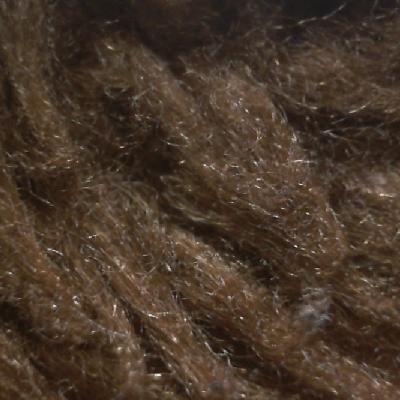
#> input picture data/Acrylic/Acr016.jpg, 400 x 400 px
$ python -i preprocessing.py   (imports and definitions only)
#> lines starting #> are read from the running program, lines starting #| are printed output that depends on the picture
import os
import cv2
import numpy as np
import shutil
from tqdm import tqdm

class FabricLBPPreprocessor:
    """
    Simple LBP preprocessing pipeline for fabric classification
    """

    def __init__(self, input_dir="data", output_dir="preprocessed_data_lbp"):
        self.input_dir = input_dir
        self.output_dir = output_dir
        self.classes = self._get_classes()

    def _get_classes(self):
        """Get fabric classes from input directory"""
        classes = [d for d in os.listdir(self.input_dir)
                  if os.path.isdir(os.path.join(self.input_dir, d))]
        classes.sort()
        return classes

    def resize_image(self, image, scale_factor=0.9):
        """Resize image 10% smaller then to 224x224"""
#> called with scale_factor = 0.9
        height, width = image.shape[:2]
#> height = 400; width = 400
        new_height = int(height * scale_factor)
#> new_height = 360
        new_width = int(width * scale_factor)
#> new_width = 360
        resized = cv2.resize(image, (new_width, new_height))
        return cv2.resize(resized, (224, 224))
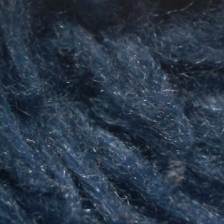
#> returned value: shape (224, 224, 3); mean of channels 0, 1, 2 72.1, 55.5, 41.9; drawn as B, G, R

    def adaptive_normalization(self, image, window_size=64):
        """Adaptive normalization for lighting consistency"""
#> called with window_size = 64
        if window_size % 2 == 0:
            window_size += 1

        kernel = np.ones((window_size, window_size), np.float32) / (window_size * window_size)
        local_mean = cv2.filter2D(image.astype(np.float32), -1, kernel)
        local_sq_mean = cv2.filter2D((image.astype(np.float32))**2, -1, kernel)
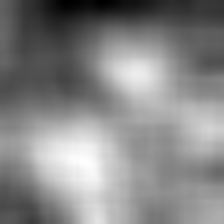
#> local_sq_mean: shape (224, 224) float32; min 1590.6, max 5788.5, mean 3804.7; drawn with min black and max white
        local_var = local_sq_mean - local_mean**2
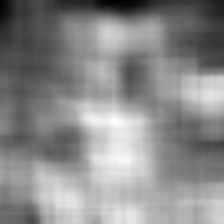
#> local_var: shape (224, 224) float32; min 54.71, max 467.8, mean 278.7; drawn with min black and max white
        local_std = np.sqrt(np.maximum(local_var, 1e-10))
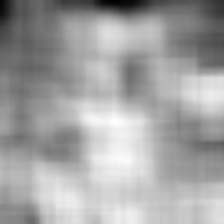
#> local_std: shape (224, 224) float32; min 7.4, max 21.63, mean 16.5; drawn with min black and max white

        normalized = (image.astype(np.float32) - local_mean) / local_std * 50 + 127
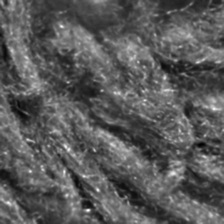
#> normalized: shape (224, 224) float32; min -1.55, max 362, mean 126.9; drawn with min black and max white
        normalized = np.clip(normalized, 0, 255)
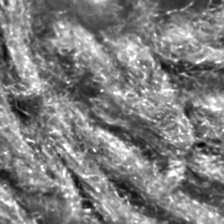
#> normalized: shape (224, 224) float32; min 0, max 255, mean 126.7
        return normalized.astype(np.uint8)
#> returned value: shape (224, 224)

    def preprocess_for_lbp(self, image):
        """
        LBP preprocessing pipeline:
        Resize → Grayscale → Light Blur → Normalization → Mild Contrast
        """
        # Resize
        processed = self.resize_image(image, scale_factor=0.9)

        # Convert to grayscale
        if len(processed.shape) == 3:
            processed = cv2.cvtColor(processed, cv2.COLOR_RGB2GRAY)

        # Light Gaussian blur
        processed = cv2.GaussianBlur(processed, (3, 3), 0.8)

        # Adaptive normalization
        processed = self.adaptive_normalization(processed)

        # Mild CLAHE contrast enhancement
        clahe = cv2.createCLAHE(clipLimit=1.5, tileGridSize=(8, 8))
        processed = clahe.apply(processed)
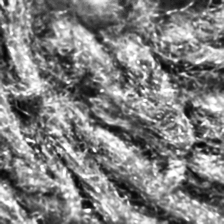
#> processed: shape (224, 224); min 1, max 255, mean 127.8

        return processed

    # [51 lines left out: functions process_dataset, main, not called in this run]


# [2 lines not run here, left out]

>>> import cv2
>>> picture = cv2.cvtColor(cv2.imread('data/Acrylic/Acr016.jpg'), cv2.COLOR_BGR2RGB)
>>> result = FabricLBPPreprocessor().preprocess_for_lbp(picture)

$ run again, on data/Crepe/Crp003.jpg
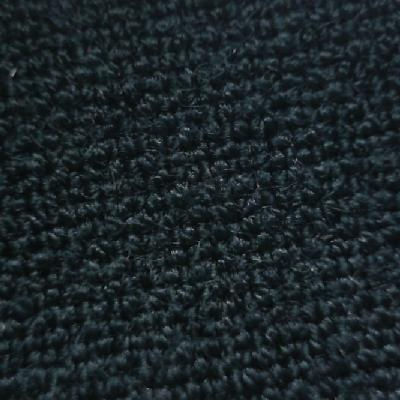
#> input picture data/Crepe/Crp003.jpg, 400 x 400 px
#> in adaptive_normalization, `normalized = (image.astype(np.float32) - local_mean) / local_std * 50 ..`:
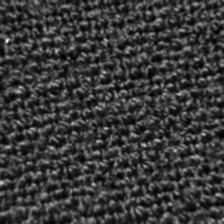
#> normalized: shape (224, 224) float32; min 33.91, max 444.4, mean 127; drawn with min black and max white
#> in preprocess_for_lbp, `processed = clahe.apply(processed)`:
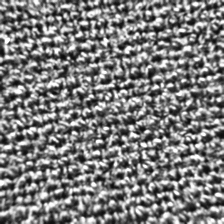
#> processed: shape (224, 224); min 11, max 255, mean 124.9

$ run again, on data/Crepe/Crp011.jpg
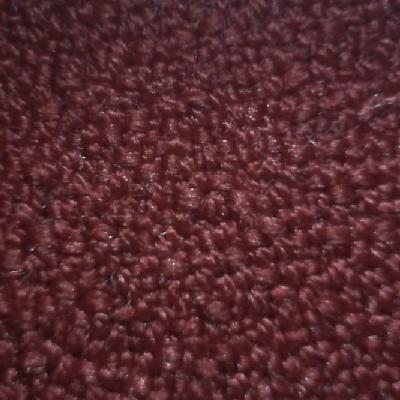
#> input picture data/Crepe/Crp011.jpg, 400 x 400 px
#> in adaptive_normalization, `local_std = np.sqrt(np.maximum(local_var, 1e-10))`:
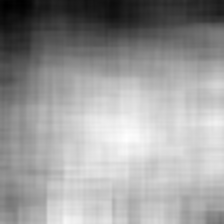
#> local_std: shape (224, 224) float32; min 9.12, max 18.1, mean 14.59; drawn with min black and max white
#> in preprocess_for_lbp, `processed = clahe.apply(processed)`:
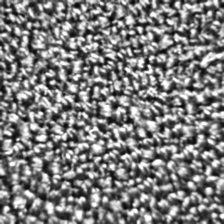
#> processed: shape (224, 224); min 4, max 255, mean 125
